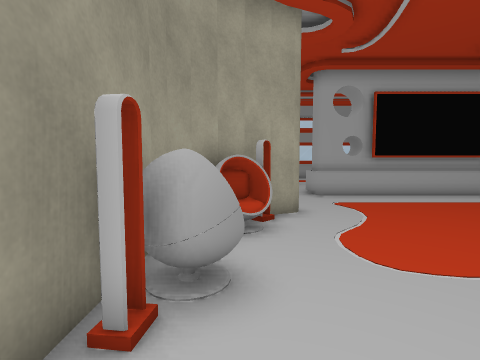
[1] (above)

17 first-person views from a walk through a scene from a Unity 3-D project. The camera is 1.5 m above the floor, tilts 4° down and sees 85° across. The floor is counted in squares, 1 m on a side. Each view is taken from the middle of a square. On the plan, view 1 faces up. The plan holds only what a view shows up to about 14 squares ahead; the rest is blank. Some surface patterns are stand-ins.

[2]
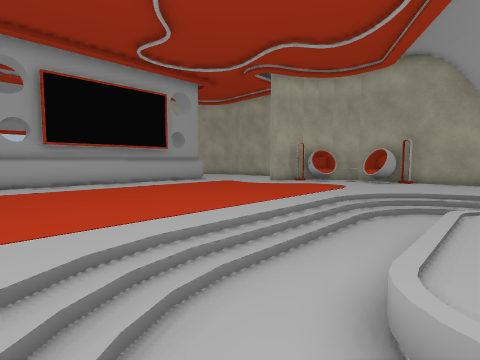

[3]
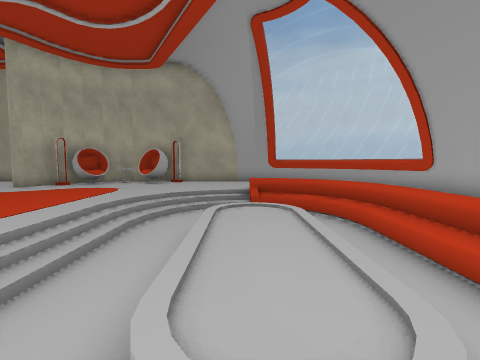

[4]
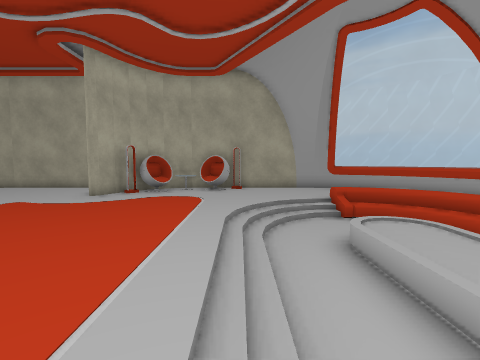

[5]
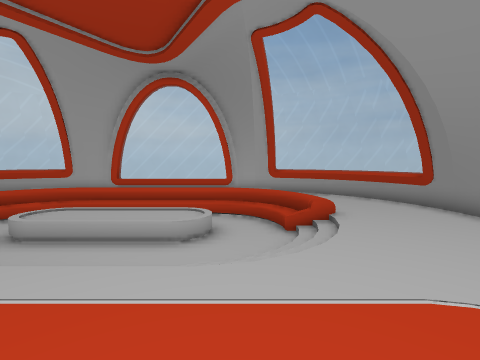

[6]
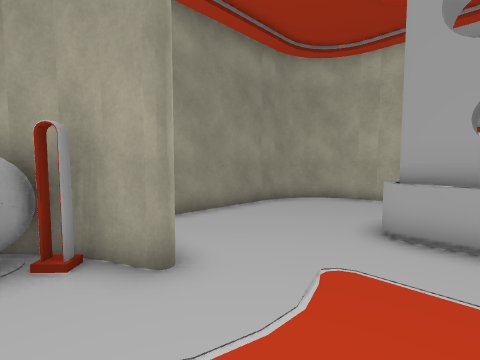

[7]
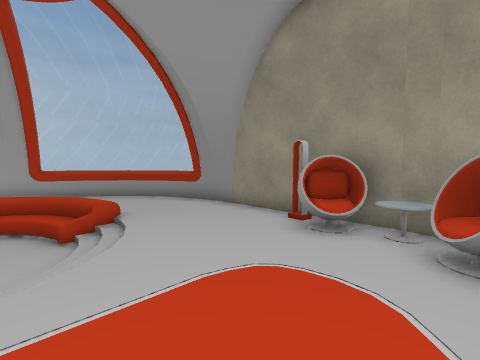

[8]
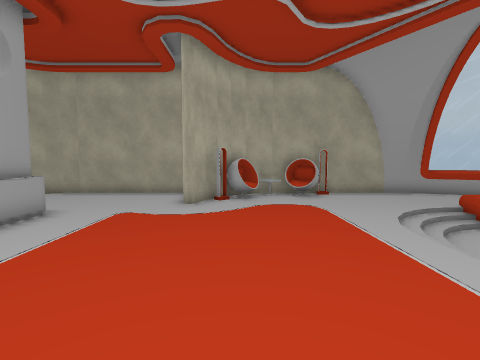

[9]
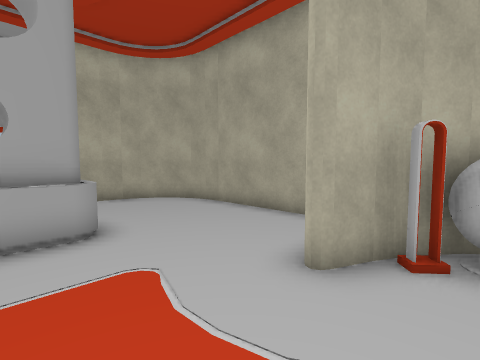

[10]
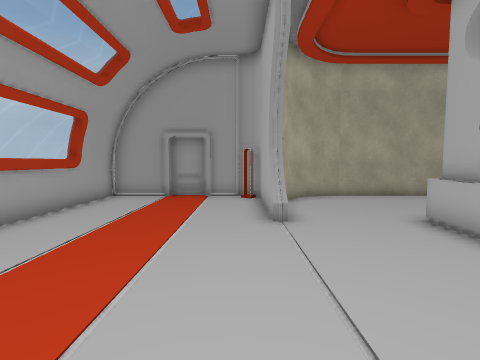

[11]
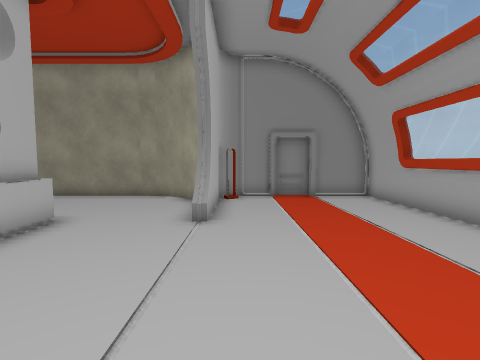

[12]
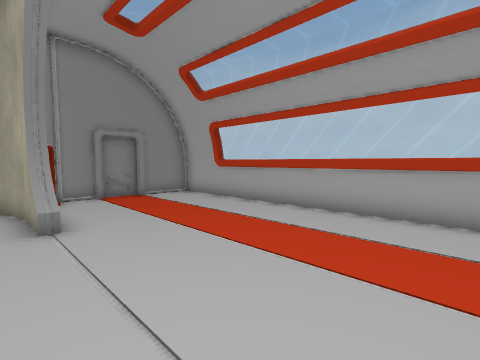

[13]
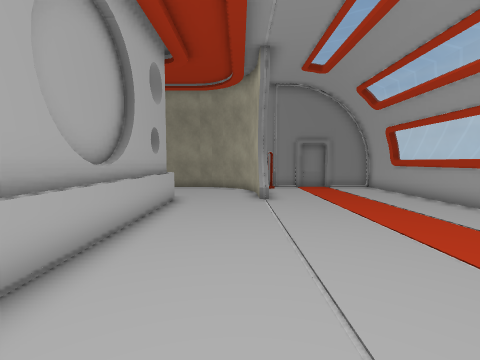

[14]
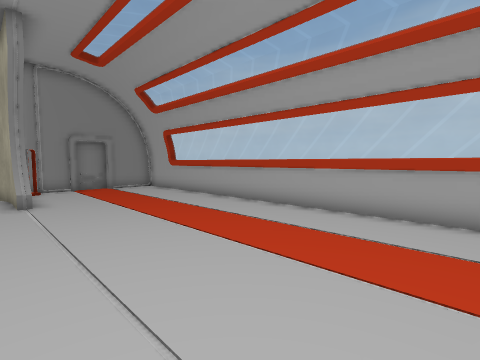

[15]
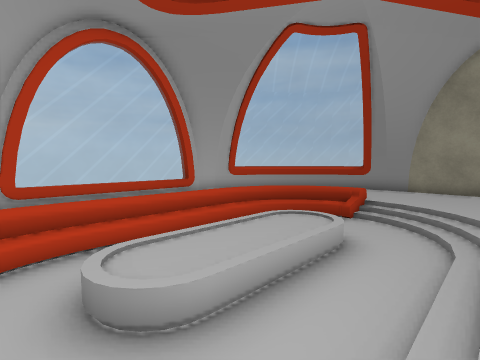

[16]
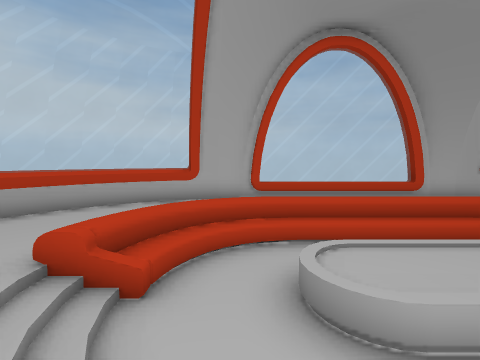

[17]
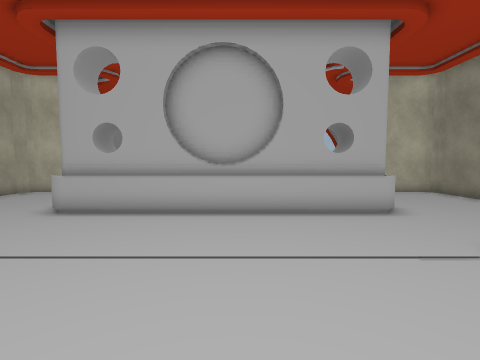

### Floor plan
Key: @ floor where view 1 was taken; # wall or solid block; . main floor; - floor 0.5 m lower than the main floor; / step, stairs or slope; = window, fence, low wall or low ledge; L lamp; C chair; T table; O other object.
Columns run from 2 left of view 1 to 19 right of it. Each row starts with its distance up from view 1.
 24 ######################
 23 #....................#
 22 #....................#
 21 #....................#
 20 #....................#
 19 ##..................##
 18 #L..................L#
 17 #####=..........=#####
 16  ##................##
 15 ##..................##
 14 #....................#
 13 #....############....#
 12 #....############....#
 11 #....................#
 10 #....................#
  9 #....................#
  8 ####..............####
  7  ##L..............L##
  6 ##CC..............CC##
  5 #TC................CO#
  4 #T..................O#
  3 #CC................CC#
  2 #L....//////////....L#
  1 #....///------///....#
  0 #.@..//--------//....#
 -1 #....=--/    /--=....#
 -2 ##...O/-/    /-/O...##
 -3  =...O/--------/O ..=
 -4  =..  O////////O  ..=
 -5  #=.   ////////  ..=#
 -6   #=.            .=##
 -7    #==# #====# #==##
 -8       ##########

Where each view was taken, in squares from view 1:
view 1: 0 up, 0 right, facing up
view 2: 1 down, 4 right, facing up-right
view 3: 1 down, 5 right, facing right
view 4: 2 up, 5 right, facing right
view 5: 6 up, 5 right, facing down
view 6: 6 up, 5 right, facing up-left
view 7: 6 up, 5 right, facing down-left
view 8: 6 up, 6 right, facing right
view 9: 6 up, 12 right, facing up-right
view 10: 18 up, 7 right, facing right
view 11: 18 up, 10 right, facing left
view 12: 16 up, 10 right, facing up-left
view 13: 16 up, 14 right, facing left
view 14: 16 up, 14 right, facing up-left
view 15: 2 up, 12 right, facing down-left
view 16: 2 up, 12 right, facing down
view 17: 21 up, 8 right, facing down
